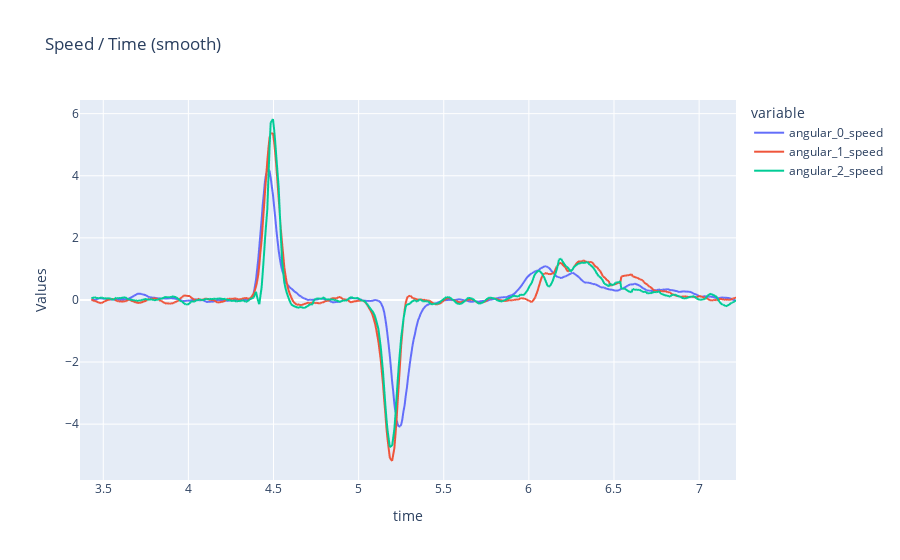

This figure's notebook cell:
### Code cell
# Create a Line Graph using Plotly Express

fig = px.line(df_raw_angles.rolling(window=window_size).mean(), x='time', y=['angular_0_speed', 'angular_1_speed', 'angular_2_speed'],  labels={'value': 'Values'},title='Speed / Time (smooth)')
# Show the plot
fig.show()

### Figure 1 — Plotly figure (JSON) as saved in the notebook; plotly's stock layout.template omitted (floating-point values rounded to 4 significant figures; data arrays with more than 128 entries replaced by an {"elided": "..."} marker saying what was removed)
{"data": [{"hovertemplate": "variable=angular_0_speed<br>time=%{x}<br>Values=%{y}<extra></extra>", "legendgroup": "angular_0_speed", "line": {"color": "#636efa", "dash": "solid"}, "marker": {"symbol": "circle"}, "mode": "lines", "name": "angular_0_speed", "showlegend": true, "x": {"elided": "588 float values"}, "xaxis": "x", "y": {"elided": "588 float values"}, "yaxis": "y", "type": "scattergl"}, {"hovertemplate": "variable=angular_1_speed<br>time=%{x}<br>Values=%{y}<extra></extra>", "legendgroup": "angular_1_speed", "line": {"color": "#EF553B", "dash": "solid"}, "marker": {"symbol": "circle"}, "mode": "lines", "name": "angular_1_speed", "showlegend": true, "x": {"elided": "588 float values"}, "xaxis": "x", "y": {"elided": "588 float values"}, "yaxis": "y", "type": "scattergl"}, {"hovertemplate": "variable=angular_2_speed<br>time=%{x}<br>Values=%{y}<extra></extra>", "legendgroup": "angular_2_speed", "line": {"color": "#00cc96", "dash": "solid"}, "marker": {"symbol": "circle"}, "mode": "lines", "name": "angular_2_speed", "showlegend": true, "x": {"elided": "588 float values"}, "xaxis": "x", "y": {"elided": "588 float values"}, "yaxis": "y", "type": "scattergl"}], "layout": {"xaxis": {"anchor": "y", "domain": [0.0, 1.0], "title": {"text": "time"}}, "yaxis": {"anchor": "x", "domain": [0.0, 1.0], "title": {"text": "Values"}}, "legend": {"title": {"text": "variable"}, "tracegroupgap": 0}, "title": {"text": "Speed / Time (smooth)"}}}
